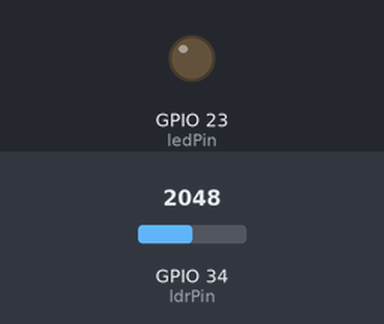
Simulated run of this sketch. Board: ESP32. On the bench: output pins drawn as LEDs (lit = HIGH). The test bench sets the inputs (shaded band); at power-on: GPIO 34 (ldrPin) = 2048. What the sketch prints to the serial monitor is not drawn.

Above: at 1.8 s.
1.9 s: GPIO 34 (ldrPin) set to 1943
At 3.1 s:
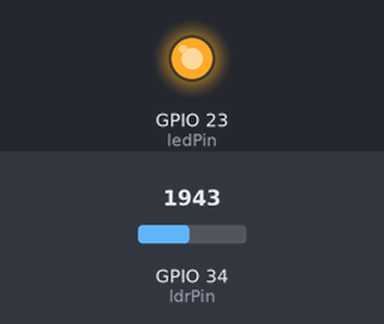
3.5 s: GPIO 34 (ldrPin) set to 2040
At 4.6 s:
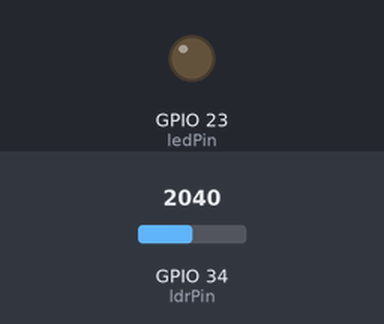
5.5 s: GPIO 34 (ldrPin) set to 1960
At 7.3 s:
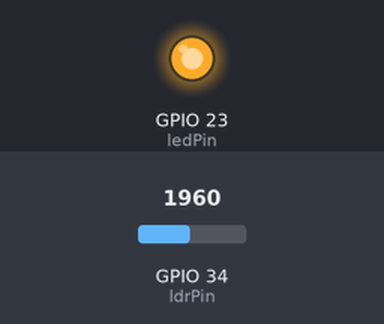
Timing chart, 0 to 8.8 s (numbered marks = the images above; inputs shaded):
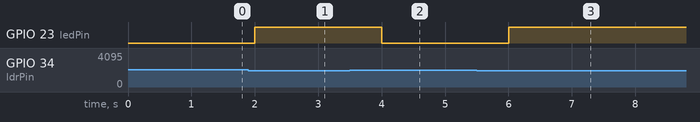

Measured:
- the behaviour switches between 2000 and 1999 on GPIO 34 (ldrPin) (found by bisection; images 0 and 1)
- after the input at 1.9 s, GPIO 23 (ledPin): LOW → HIGH after 0.10 s
- after the input at 3.5 s, GPIO 23 (ledPin): HIGH → LOW after 0.50 s
- after the input at 5.5 s, GPIO 23 (ledPin): LOW → HIGH after 0.50 s

The sketch:

SmartHomeldLightingSystem.ino
```cpp
// Define pin numbers
const int ldrPin = 34;  // Analog pin connected to LDR (GPIO34)
const int ledPin = 23;  // Digital pin connected to LED (GPIO23)

// Define threshold for light level
const int lightThreshold = 2000;  // Adjust based on your needs

void setup() {
  // Initialize the LED pin as an output
  pinMode(ledPin, OUTPUT);
  pinMode(ldrPin, INPUT);
  // Initialize serial communication for debugging
  Serial.begin(115200);
}

void loop() {
  // Read the light level from LDR
  int lightLevel = analogRead(ldrPin);

  // Print the light level to serial monitor for debugging
  Serial.print("Light Level: ");
  Serial.print(lightLevel);

  // Control the LED based on the light level
  if (lightLevel < lightThreshold) {
    // If the light level is below the threshold, turn the LED on
    digitalWrite(ledPin, HIGH);
  } else {
    // If the light level is above the threshold, turn the LED off
    digitalWrite(ledPin, LOW);
  }

  // Small delay for a second to stabilize the readings
  delay(1000);
}
```
